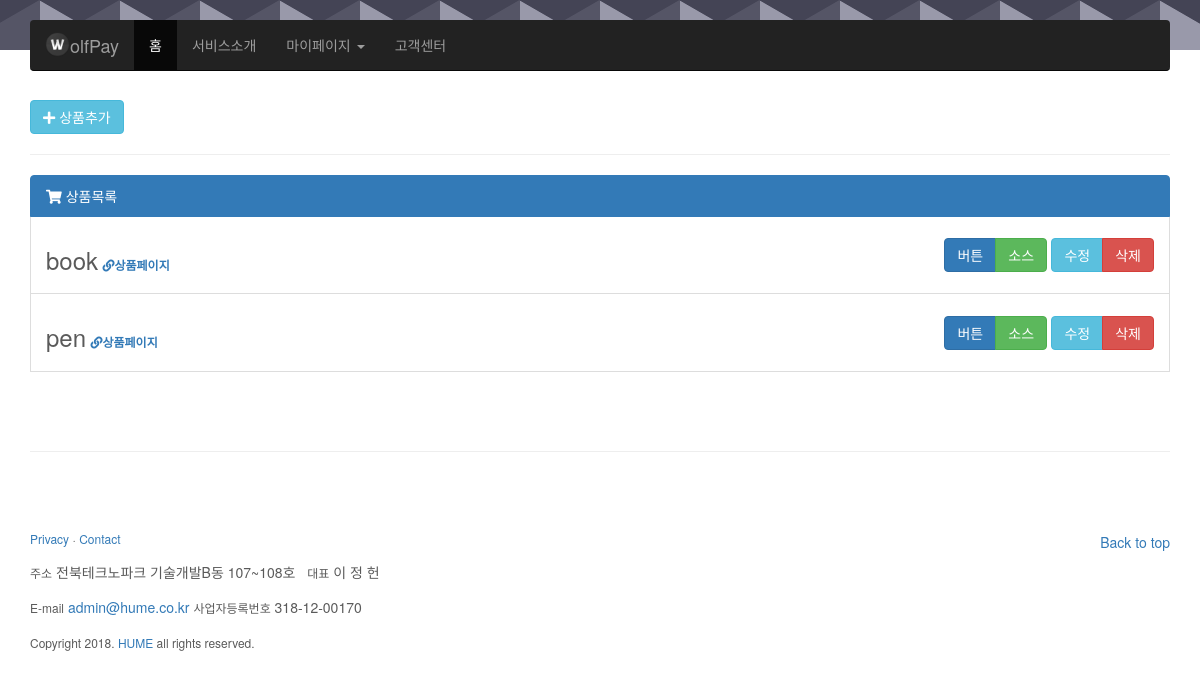
Page /wolfpay/product/ (signed in) on the earlier database version.
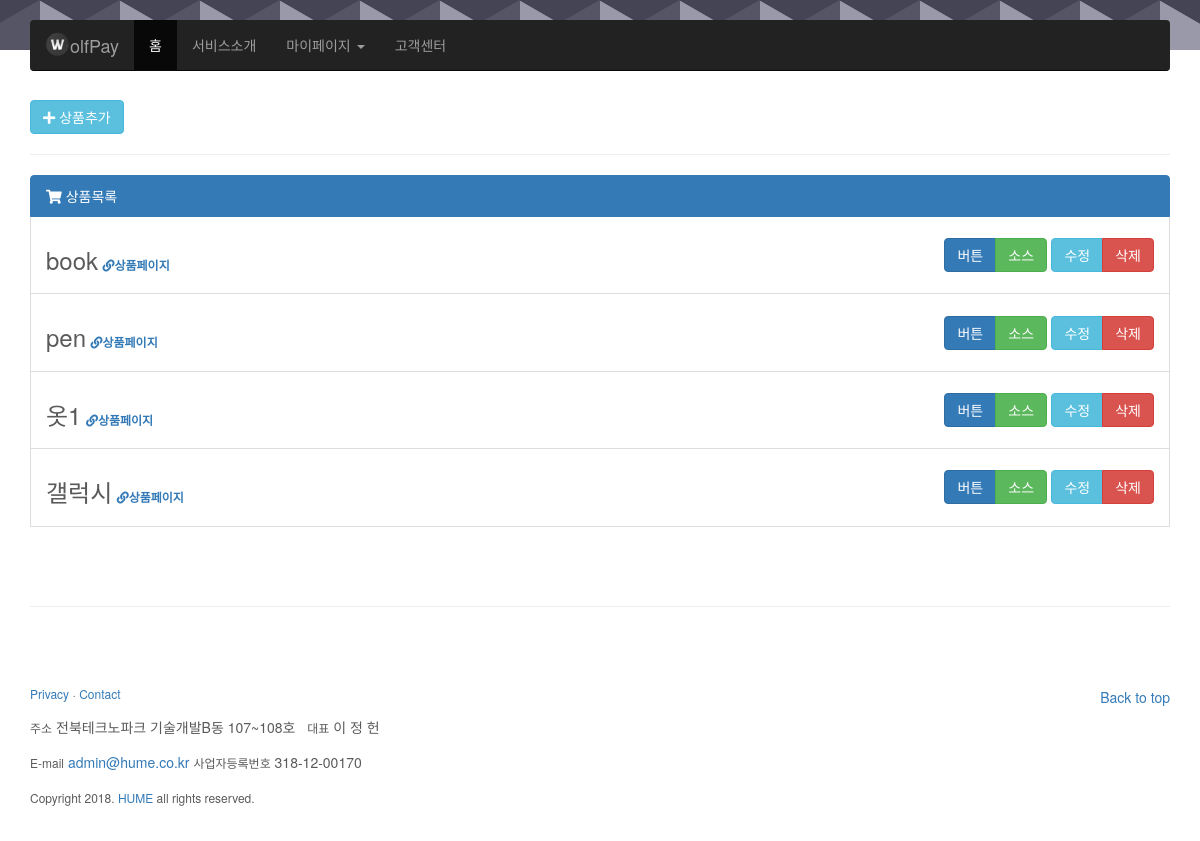
Same page on the later database version.
### wolfpay/models.py (models this page shows, shortened)
class Product(models.Model):
	sid=models.ForeignKey('Shop',on_delete=models.CASCADE)
	name=models.CharField(max_length=200)
	url=models.CharField(max_length=255)
	price=models.IntegerField(null=True)
	op=models.TextField()

### wolfpay/views.py (the view)
def productview(request):
	if request.user.is_authenticated:
		s=Shop.objects.get(user=request.user)
		p=Product.objects.filter(sid=s)
		return render(request,"wolfpay/product.html",{'p':p,'s':s})
	else:
		return redirect('login')

### wolfpay/templates/wolfpay/product.html (shortened to what this page needs)
{% extends "wolfpay/index.html" %}
{% block content %}
	{% load staticfiles %}
	<link href="{% static 'wolfpay/css/product.css' %}" rel="stylesheet">
	<link href="https://use.fontawesome.com/releases/v5.0.6/css/all.css" rel="stylesheet">
	<a href="{% url 'add_product' %}" class="btn btn-info" role="button"><i class="fas fa-plus"></i>&nbsp;상품추가</a>
	<hr>
	<div class="list-group">
	  <button type="button" class="list-group-item list-group-item-action active">
	    <i class="fas fa-shopping-cart"></i>&nbsp;상품목록
	  </button>
	  {% for i in p %}
	  	<button type="button" class="list-group-item list-group-item-action" ondblclick="location.href='{% url 'update_product' i.id %}'">
	  		<table width="100%"><tr>
	  			<td>
			  		<h3 class=line>{{ i.name }}</h3> <h6 class=line><a href="{{ i.url }}" target="blank"><i class="fas fa-link">상품페이지</i></a></h6>
			  	</td>
			  	<td class="text-right">
			  		<div class="btn-group" role="group" aria-label="info">
			  			<a class="btn btn-primary" role="button" target=blank href="{% url 'button' i.id %}">버튼</a><a class="btn btn-success" role="button" href="{% url 'source_product' i.id  %}">소스</a>
			  		</div>
			  		<div class="btn-group" role="group" aria-label="info">
			  			<a class="btn btn-info" role="button" href="{% url 'update_product' i.id %}">수정</a><a class="btn btn-danger" role="button" data-toggle="modal" data-target="#delete-modal{{ i.id }}">삭제</a>
			  		</div>
				</td>
			</tr></table>
	  	</button>
	  {% endfor %}
	</div>
{% endblock %}

### wolfpay/templates/wolfpay/index.html (shortened to what this page needs)
{% load staticfiles %}
<head>
   <link href="https://use.fontawesome.com/releases/v5.0.6/css/all.css" rel="stylesheet">
	 <link rel="stylesheet" href="https://maxcdn.bootstrapcdn.com/bootstrap/3.3.7/css/bootstrap.min.css">
	 <link href="{% static 'wolfpay/css/carousel.css' %}" rel="stylesheet">
   <link href="{% static 'wolfpay/css/index.css' %}" rel="stylesheet">
</head>
<body>
	<div class="navbar-wrapper">
      <div class="container">
        <nav class="navbar navbar-inverse navbar-static-top">
          <div class="container">
            <div class="navbar-header">
              <a class="navbar-brand" href="{% url 'index' %}"><img src="{% static 'wolfpay/img/icon.png' %}" class=logo>olfPay</a>
            </div>
            <div id="navbar" class="navbar-collapse collapse">
              <ul class="nav navbar-nav">
                <li class="active"><a href="{% url 'index' %}">홈</a></li>
                <li><a href="{% url 'intro' %}">서비스소개</a></li>
                <li class="dropdown">
                  <a href="#" class="dropdown-toggle" data-toggle="dropdown" role="button" aria-expanded="false">마이페이지 <span class="caret"></span></a>
                </li>
                <li><a href="{% url 'contact' %}">고객센터</a></li>
              </ul>
            </div>
          </div>
        </nav>
      </div>
    </div>
    <div class="container marketing" id="content-block">
    	{% block content %}
    	{% endblock %}
      	<hr class="featurette-divider">
	    <footer>
	        <p class="pull-right"><a href="#">Back to top</a></p>
	        <h6><a href="http://hume.co.kr" target="_blank">Privacy</a> &middot; <a href="{% url 'contact' %}">Contact</a></h6>
	        <h6 class=foot-text>주소</h6> <h5 class=foot-text>전북테크노파크 기술개발B동 107~108호</h5>&nbsp;&nbsp;&nbsp;<h6 class=foot-text>대표</h6> <h5 class=foot-text>이 정 헌</h5><br>
	        <h6 class=foot-text>E-mail</h6> <a href="{% url 'contact' %}"><h5 class=foot-text>admin@hume.co.kr</h5></a> <h6 class=foot-text>사업자등록번호</h6> <h5 class=foot-text>318-12-00170</h5>
	        <h6>Copyright 2018. <a href="http://hume.co.kr" target=blank>HUME</a> all rights reserved.</h6>
	    </footer>
    </div>
</body>

### wolfpay/static/wolfpay/css/carousel.css (style rules this page uses)
body { padding-bottom: 40px; color: #5a5a5a; }
.navbar-wrapper { position: absolute; top: 0; right: 0; left: 0; z-index: 20; }
.navbar-wrapper > .container { padding-right: 0; padding-left: 0; }
.navbar-wrapper .navbar { padding-right: 15px; padding-left: 15px; }
.navbar-wrapper .navbar .container { width: auto; }
.featurette-divider { margin: 80px 0; }
@media (min-width: 768px) { .navbar-wrapper { margin-top: 20px; } }
@media (min-width: 768px) { .navbar-wrapper .container { padding-right: 15px; padding-left: 15px; } }
@media (min-width: 768px) { .navbar-wrapper .navbar { padding-right: 0; padding-left: 0; } }
@media (min-width: 768px) { .navbar-wrapper .navbar { border-radius: 4px; } }

### wolfpay/static/wolfpay/css/index.css (style rules this page uses)
.foot-text { display: inline-block; }
.logo { margin-top:-3px; padding: 0px; width: 25px; float:left; }

### wolfpay/static/wolfpay/css/product.css (style rules this page uses)
.line { display: inline-block; }

Differences in the rows shown:
added Product: name "옷1"
added Product: name "갤럭시"
